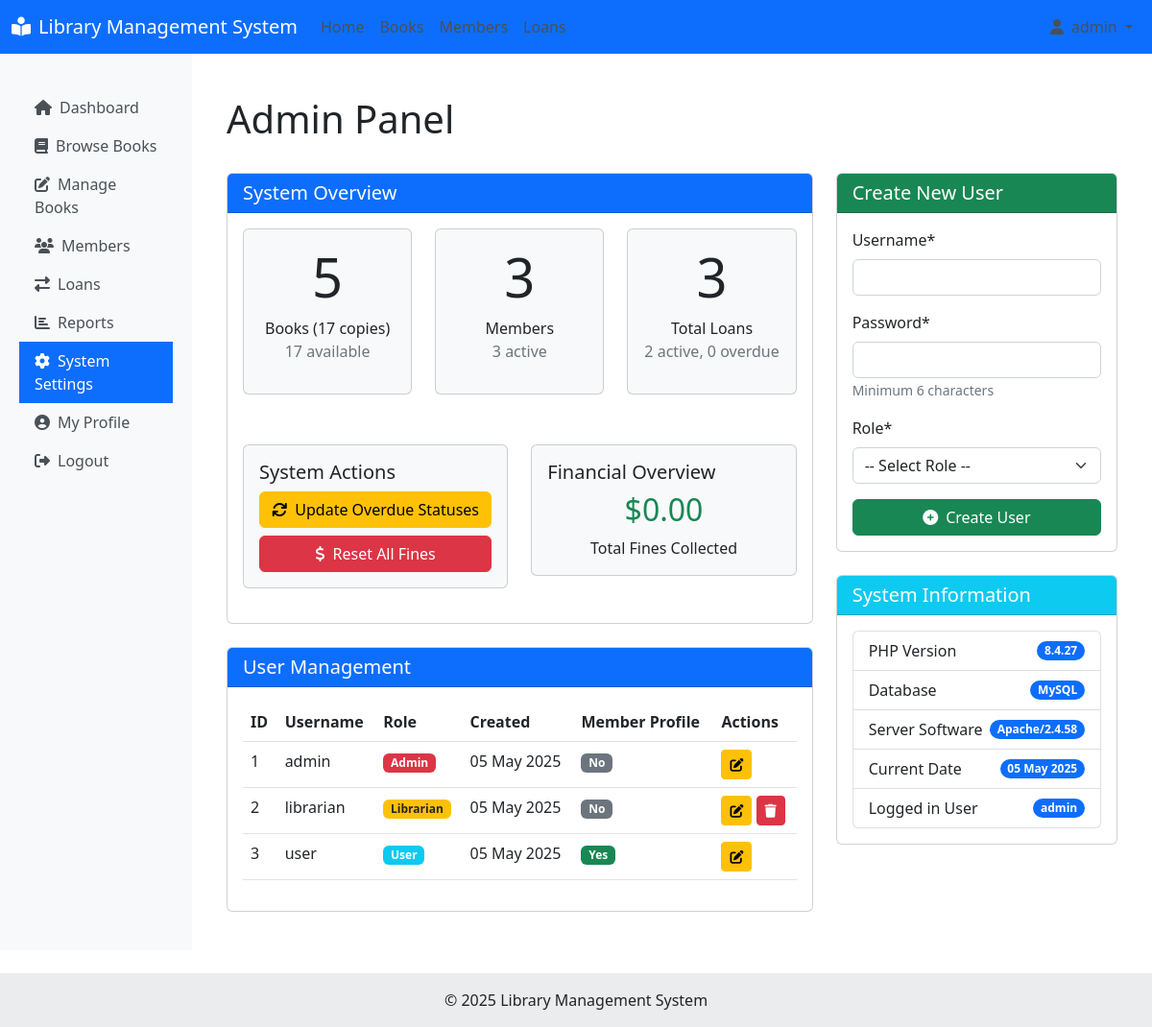
/admin.php (signed in), run on the app's committed database.
### tables this page shows
CREATE TABLE users (
    id INT AUTO_INCREMENT PRIMARY KEY,
    username VARCHAR(50) NOT NULL UNIQUE,
    password VARCHAR(255) NOT NULL,
    role ENUM('admin', 'librarian', 'user') NOT NULL DEFAULT 'user',
    created_at TIMESTAMP DEFAULT CURRENT_TIMESTAMP
);

### includes/auth.php (called while the page is built, shortened)
<?php
class Auth {
    public function getCurrentUserId() {
        return isset($_SESSION['user_id']) ? $_SESSION['user_id'] : null;
    }
}

### admin.php (the view, shortened to what this page needs)
<?php
include_once 'includes/header.php';
$database = new Database();
$db = $database->getConnection();
$users_query = "SELECT u.id, u.username, u.role, u.created_at,
               (SELECT COUNT(*) FROM members WHERE user_id = u.id) as has_member_profile
               FROM users u
               ORDER BY u.username";
$users_stmt = $db->prepare($users_query);
$users_stmt->execute();
$users = $users_stmt->fetchAll(PDO::FETCH_ASSOC);
$stats = [
    'total_books' => 0,
    'total_members' => 0,
    'total_loans' => 0,
    'active_loans' => 0,
    'overdue_books' => 0,
    'total_fines' => 0
];
$book_query = "SELECT COUNT(*) as total, SUM(total_copies) as total_copies, SUM(available_copies) as available_copies FROM books";
$book_stmt = $db->prepare($book_query);
$book_stmt->execute();
$book_stats = $book_stmt->fetch(PDO::FETCH_ASSOC);
$stats['total_books'] = $book_stats['total'];
$stats['total_copies'] = $book_stats['total_copies'];
$stats['available_copies'] = $book_stats['available_copies'];
$member_query = "SELECT COUNT(*) as total,
                SUM(CASE WHEN membership_status = 'active' THEN 1 ELSE 0 END) as active_members
                FROM members";
$member_stmt = $db->prepare($member_query);
$member_stmt->execute();
$member_stats = $member_stmt->fetch(PDO::FETCH_ASSOC);
$stats['total_members'] = $member_stats['total'];
$stats['active_members'] = $member_stats['active_members'];
$loan_query = "SELECT COUNT(*) as total,
              SUM(CASE WHEN status = 'checked_out' THEN 1 ELSE 0 END) as active_loans,
              SUM(CASE WHEN status = 'overdue' THEN 1 ELSE 0 END) as overdue_books,
              SUM(fine) as total_fines
              FROM loan_history";
$loan_stmt = $db->prepare($loan_query);
$loan_stmt->execute();
$loan_stats = $loan_stmt->fetch(PDO::FETCH_ASSOC);
$stats['total_loans'] = $loan_stats['total'];
$stats['active_loans'] = $loan_stats['active_loans'];
$stats['overdue_books'] = $loan_stats['overdue_books'];
$stats['total_fines'] = $loan_stats['total_fines'];
?>
<div class="container mt-4">
    <div class="d-flex justify-content-between align-items-center mb-4">
        <h1>Admin Panel</h1>
    </div>
    <div class="row">
        <div class="col-md-8">
            <div class="card mb-4">
                <div class="card-header bg-primary text-white">
                    <h5 class="mb-0">System Overview</h5>
                </div>
                <div class="card-body">
                    <div class="row">
                        <div class="col-md-4 mb-3">
                            <div class="card bg-light">
                                <div class="card-body text-center">
                                    <h1 class="display-4"><?php echo $stats['total_books']; ?></h1>
                                    <p class="mb-0">Books (<?php echo $stats['total_copies']; ?> copies)</p>
                                    <p class="text-muted"><?php echo $stats['available_copies']; ?> available</p>
                                </div>
                            </div>
                        </div>
                        <div class="col-md-4 mb-3">
                            <div class="card bg-light">
                                <div class="card-body text-center">
                                    <h1 class="display-4"><?php echo $stats['total_members']; ?></h1>
                                    <p class="mb-0">Members</p>
                                    <p class="text-muted"><?php echo $stats['active_members']; ?> active</p>
                                </div>
                            </div>
                        </div>
                        <div class="col-md-4 mb-3">
                            <div class="card bg-light">
                                <div class="card-body text-center">
                                    <h1 class="display-4"><?php echo $stats['total_loans']; ?></h1>
                                    <p class="mb-0">Total Loans</p>
                                    <p class="text-muted"><?php echo $stats['active_loans']; ?> active, <?php echo $stats['overdue_books']; ?> overdue</p>
                                </div>
                            </div>
                        </div>
                    </div>
                    <div class="row mt-3">
                        <div class="col-md-6">
                            <div class="card bg-light">
                                <div class="card-body">
                                    <h5 class="card-title">System Actions</h5>
                                    <div class="d-grid gap-2">
                                        <a href="admin.php?action=update_overdue" class="btn btn-warning">
                                            <i class="fas fa-sync me-2"></i>Update Overdue Statuses
                                        </a>
                                        <a href="admin.php?action=reset_fines" class="btn btn-danger" onclick="return confirm('Are you sure you want to reset all fines?')">
                                            <i class="fas fa-dollar-sign me-2"></i>Reset All Fines
                                        </a>
                                    </div>
                                </div>
                            </div>
                        </div>
                        <div class="col-md-6">
                            <div class="card bg-light">
                                <div class="card-body">
                                    <h5 class="card-title">Financial Overview</h5>
                                    <div class="text-center">
                                        <h2 class="text-success">$<?php echo number_format($stats['total_fines'], 2); ?></h2>
                                        <p class="mb-0">Total Fines Collected</p>
                                    </div>
                                </div>
                            </div>
                        </div>
                    </div>
                </div>
            </div>
            <div class="card">
                <div class="card-header bg-primary text-white">
                    <h5 class="mb-0">User Management</h5>
                </div>
                <div class="card-body">
                    <table class="table table-hover">
                        <thead>
                            <tr>
                                <th>ID</th>
                                <th>Username</th>
                                <th>Role</th>
                                <th>Created</th>
                                <th>Member Profile</th>
                                <th>Actions</th>
                            </tr>
                        </thead>
                        <tbody>
                            <?php foreach($users as $user): ?>
                            <tr>
                                <td><?php echo $user['id']; ?></td>
                                <td><?php echo htmlspecialchars($user['username']); ?></td>
                                <td>
                                    <span class="badge <?php echo $user['role'] == 'admin' ? 'bg-danger' : ($user['role'] == 'librarian' ? 'bg-warning text-dark' : 'bg-info'); ?>">
                                        <?php echo ucfirst($user['role']); ?>
                                    </span>
                                </td>
                                <td><?php echo date('d M Y', strtotime($user['created_at'])); ?></td>
                                <td>
                                    <?php if($user['has_member_profile'] > 0): ?>
                                    <span class="badge bg-success">Yes</span>
                                    <?php else: ?>
                                    <span class="badge bg-secondary">No</span>
                                    <?php endif; ?>
                                </td>
                                <td>
                                    <button type="button" class="btn btn-sm btn-warning" data-bs-toggle="modal" data-bs-target="#editUserModal<?php echo $user['id']; ?>">
                                        <i class="fas fa-edit"></i>
                                    </button>
                                    <?php if($user['id'] != $auth->getCurrentUserId() && $user['has_member_profile'] == 0): ?>
                                    <button type="button" class="btn btn-sm btn-danger" data-bs-toggle="modal" data-bs-target="#deleteUserModal<?php echo $user['id']; ?>">
                                        <i class="fas fa-trash"></i>
                                    </button>
                                    <?php endif; ?>
                                </td>
                            </tr>
                            <?php endforeach; ?>
                        </tbody>
                    </table>
                </div>
            </div>
        </div>
        <div class="col-md-4">
            <div class="card mb-4">
                <div class="card-header bg-success text-white">
                    <h5 class="mb-0">Create New User</h5>
                </div>
                <div class="card-body">
                    <form action="<?php echo htmlspecialchars($_SERVER["PHP_SELF"]); ?>" method="post">
                        <div class="mb-3">
                            <label for="username" class="form-label">Username*</label>
                            <input type="text" class="form-control" id="username" name="username" required>
                        </div>
                        <div class="mb-3">
                            <label for="password" class="form-label">Password*</label>
                            <input type="password" class="form-control" id="password" name="password" required>
                            <small class="text-muted">Minimum 6 characters</small>
                        </div>
                        <div class="mb-3">
                            <label for="role" class="form-label">Role*</label>
                            <select class="form-select" id="role" name="role" required>
                                <option value="">-- Select Role --</option>
                            </select>
                        </div>
                        <div class="d-grid">
                            <button type="submit" name="create_user" class="btn btn-success">
                                <i class="fas fa-plus-circle me-2"></i>Create User
                            </button>
                        </div>
                    </form>
                </div>
            </div>
            <div class="card">
                <div class="card-header bg-info text-white">
                    <h5 class="mb-0">System Information</h5>
                </div>
                <div class="card-body">
                    <ul class="list-group">
                        <li class="list-group-item d-flex justify-content-between align-items-center">
                            <span>PHP Version</span>
                            <span class="badge bg-primary rounded-pill"><?php echo phpversion(); ?></span>
                        </li>
                        <li class="list-group-item d-flex justify-content-between align-items-center">
                            <span>Database</span>
                            <span class="badge bg-primary rounded-pill">MySQL</span>
                        </li>
                        <li class="list-group-item d-flex justify-content-between align-items-center">
                            <span>Server Software</span>
                            <span class="badge bg-primary rounded-pill"><?php echo $_SERVER['SERVER_SOFTWARE']; ?></span>
                        </li>
                        <li class="list-group-item d-flex justify-content-between align-items-center">
                            <span>Current Date</span>
                            <span class="badge bg-primary rounded-pill"><?php echo date('d M Y'); ?></span>
                        </li>
                        <li class="list-group-item d-flex justify-content-between align-items-center">
                            <span>Logged in User</span>
                            <span class="badge bg-primary rounded-pill"><?php echo $_SESSION['username']; ?></span>
                        </li>
                    </ul>
                </div>
            </div>
        </div>
    </div>
</div>
<?php
include_once 'includes/footer.php';
?>

### includes/header.php (style rules this page uses)
.card { margin-bottom: 20px; }

### data on the page
users: id "1", username "admin", role "Admin", created_at "05 May 2025", shows "No"
users: id "2", username "librarian", role "Librarian", created_at "05 May 2025", shows "No"
users: id "3", username "user", role "User", created_at "05 May 2025", shows "Yes"

### other printed values
$stats['total_books'] "5"
$stats['total_copies'] "17"
$stats['available_copies'] "17"
$stats['total_members'] "3"
$stats['active_members'] "3"
$stats['total_loans'] "3"
$stats['active_loans'] "2"
$stats['overdue_books'] "0"
$stats['total_fines'] "0.00"
phpversion() "8.4.27"
$_SERVER['SERVER_SOFTWARE'] "Apache/2.4.58"
$_SESSION['username'] "admin"
